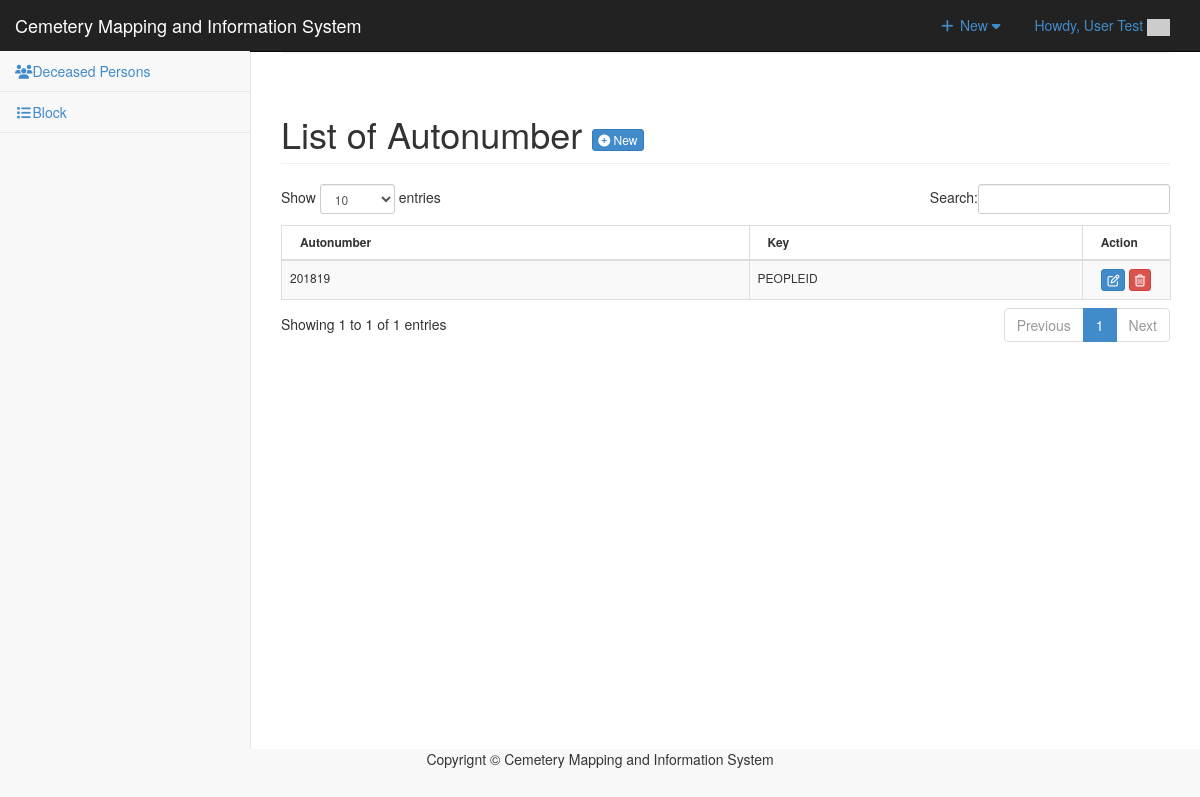
Page /admin/autonumber/index.php (signed in) on the earlier database version.
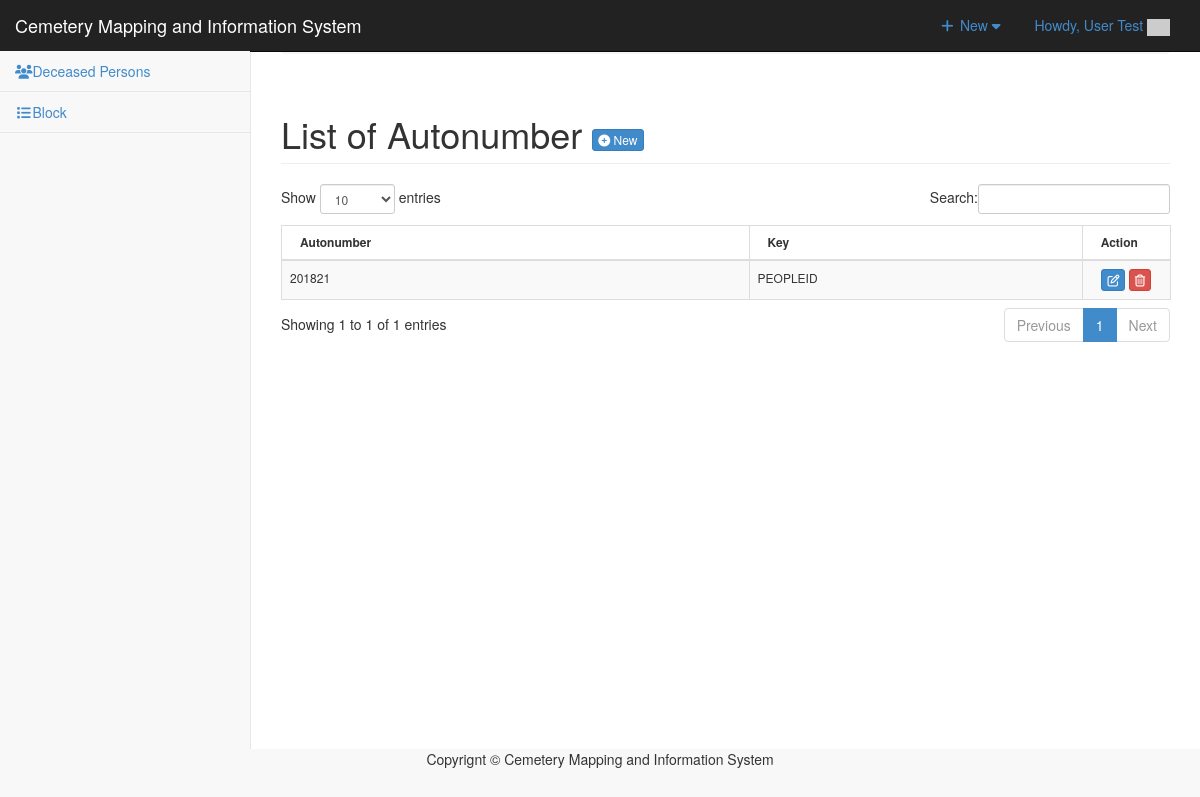
Same page on the later database version.
### tables this page shows
CREATE TABLE `tblautonumber` (
  `ID` int(11) NOT NULL,
  `AUTOSTART` varchar(11) NOT NULL,
  `AUTOINC` int(11) NOT NULL,
  `AUTOEND` int(11) NOT NULL,
  `AUTOKEY` varchar(12) NOT NULL,
  `AUTONUM` int(30) NOT NULL
);

### admin/autonumber/index.php (called while the page is built, shortened)
<?php
require_once ("../theme/templates.php");
?>

### include/database.php (called while the page is built, shortened)
<?php
class Database {
	var $sql_string = '';
	private $conn;
	public function open_connection() {
		$this->conn = mysqli_connect(server,user,pass);
		if(!$this->conn){
			echo "Problem in database connection! Contact administrator!";
			exit();
		}else{
			$db_select = mysqli_select_db($this->conn,database_name);
		}
	}
	function setQuery($sql='') {
		$this->sql_string=$sql;
	}
	function executeQuery() {
		$result = mysqli_query($this->conn,$this->sql_string);
		return $result;
	}
	private function confirm_query($result) {
		return $result;
	}
	function loadResultList( $key='' ) {
		$cur = $this->executeQuery();
		$array = array();
		while ($row = mysqli_fetch_object($cur)) {
			if ($key) {
				$array[$row->$key] = $row;
			} else {
				$array[] = $row;
			}
		}
		return $array;
	}
}
$mydb = new Database();
?>

### admin/autonumber/list.php (the view, shortened to what this page needs)
<div class="row">
      	 <div class="col-lg-12">
           <h1 class="page-header">List of Autonumber  <a href="index.php?view=add" class="btn btn-primary btn-xs  ">  <i class="fa fa-plus-circle fw-fa"></i> New</a>  </h1>
      		</div>
  		 </div>
 		    <form action="controller.php?action=delete" Method="POST">
		     <div class="table-responsive">
			<table id="example" class="table table-striped table-bordered table-hover"  style="font-size:12px" cellspacing="0">
			  <thead>
			  	<tr>
			  		<th>
			  		 Autonumber</th>
			  		  <th>Key</th>
			  		 <th width="10%" align="center">Action</th>
			  	</tr>
			  </thead>
			  <tbody>
			  	<?php
			  		$mydb->setQuery("SELECT * FROM `tblautonumber`");
			  		$cur = $mydb->loadResultList();
					foreach ($cur as $result) {
			  		echo '<tr>';
		  			echo '<td>' . $result->AUTOSTART. $result->AUTOEND.'</td>';
		  			echo '<td>' . $result->AUTOKEY.'</td>';
			  		echo '<td align="center"><a title="Edit" href="index.php?view=edit&id='.$result->ID.'" class="btn btn-primary btn-xs  ">  <span class="fa fa-edit fw-fa"></a>
			  		     <a title="Delete" href="controller.php?action=delete&id='.$result->ID.'" class="btn btn-danger btn-xs  ">  <span class="fa  fa-trash-o fw-fa "></a></td>';
			  		echo '</tr>';
			  	}
			  	?>
			  </tbody>
			</table>
			</form>

Differences in the rows shown:
changed tblautonumber "PEOPLEID": AUTOEND "19" → "21"
